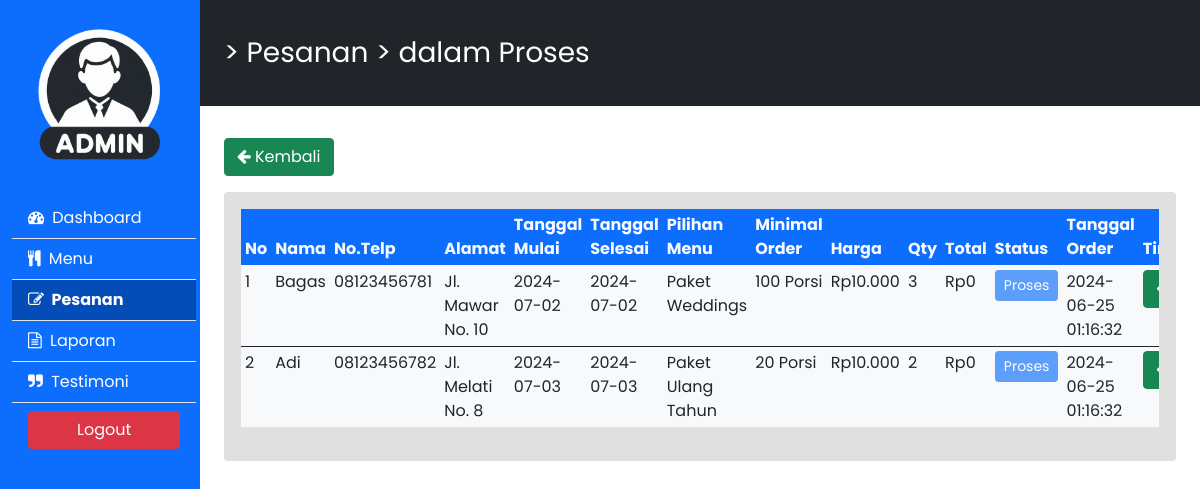
Screenshot of /admin/pesanan/onproses/index.php (signed in) with the database file from the repository.
### tables this page shows
CREATE TABLE `orders` (
  `order_id` int(11) NOT NULL,
  `name` varchar(100) NOT NULL,
  `phone_number` varchar(50) NOT NULL,
  `address` text NOT NULL,
  `start_date` date NOT NULL,
  `end_date` date NOT NULL,
  `menu_id` int(11) NOT NULL,
  `quantity` int(11) NOT NULL,
  `total_price` int(11) NOT NULL,
  `status` enum('Pending','Proses','Done') DEFAULT 'Pending',
  `created_at` timestamp NOT NULL DEFAULT current_timestamp()
);

CREATE TABLE `menu` (
  `id` int(11) NOT NULL,
  `title` varchar(255) NOT NULL,
  `min_order` int(11) NOT NULL,
  `unit` varchar(50) NOT NULL,
  `price` int(11) NOT NULL,
  `description` text NOT NULL,
  `detail` text NOT NULL,
  `image` varchar(255) DEFAULT NULL
);

### admin/pesanan/onproses/index.php (the view, shortened to what this page needs)
<?php
include_once("../../../proses/koneksi.php");
?>
<!DOCTYPE html>
<html lang="en">
<head>
    <link rel="stylesheet" href="../../../assets/style/bootstrap/css/bootstrap.min.css">
    <link rel="stylesheet" href="../../../assets/style/style.css">
    <link rel="stylesheet" href="../../../assets/style/cdn/css/font-awesome.min.css">
</head>
<body>
    <div class="container-fluid">
        <div class="row">
            <div class="col-md-2 d-md-block bg-primary sidebar">
                <div class="position-sticky">
                    <div class="mb-4 d-flex align-items-center justify-content-center">
                        <img src="../../../assets/img/icon_admin.png" alt="nav-logo" class="img-fluid d-none d-md-block"
                            style="width: 90%;">
                    </div>
                    <ul class="nav flex-column">
                        <li class="nav-item border-bottom">
                            <a href="../../../admin/" class="nav-link"><i class="fa fa-dashboard me-1"></i>
                                Dashboard</a>
                        </li>
                        <li class="nav-item border-bottom">
                            <a href="../../menu/" class="nav-link"><i class="fa fa-cutlery me-1"></i> Menu</a>
                        </li>
                        <li class="nav-item border-bottom">
                            <a href="../../pesanan/" class="nav-link active"><i class="fa fa-edit me-1"></i> Pesanan</a>
                        </li>
                        <li class="nav-item border-bottom">
                            <a href="../../laporan/" class="nav-link"><i class="fa fa-file-text-o me-1"></i> Laporan</a>
                        </li>
                        <li class="nav-item border-bottom">
                            <a href="../../testimoni/" class="nav-link"><i class="fa fa-quote-right me-1"></i>
                                Testimoni</a>
                        </li>
                        <li>
                            <form class="nav-link" onclick="return confirm('Apakah anda yakin ingin logout?')" action=""
                                method="POST">
                                <button name="btnlogout" class="btn btn-danger px-5"> Logout</button>
                            </form>
                        </li>
                    </ul>
                </div>
            </div>
            <main class="col-md-10 ms-sm-auto col-lg-10 px-md-4 main-content bg-dark sticky-lg-top">
                <span class="fs-3 text-white">> Pesanan > dalam Proses</span>
            </main>
            <div class="col-md-10 ms-sm-auto col-lg-10 px-md-4 main-content content-section">
                <a href="../../pesanan/" class="btn btn-success mb-3"><i class="fa fa-arrow-left"></i> Kembali</a>
                <div class="card">
                    <div class="card-body" style="background-color: #E0E0E0;">
                        <div class="table-responsive">
                            <table class="table table-sm table-hover bg-light">
                                <thead class="bg-primary text-light">
                                    <tr>
                                        <th scope="col">No</th>
                                        <th scope="col">Nama</th>
                                        <th scope="col">No.Telp</th>
                                        <th scope="col">Alamat</th>
                                        <th scope="col">Tanggal Mulai</th>
                                        <th scope="col">Tanggal Selesai</th>
                                        <th scope="col">Pilihan Menu</th>
                                        <th scope="col">Minimal Order</th>
                                        <th scope="col">Harga</th>
                                        <th scope="col">Qty</th>
                                        <th scope="col">Total</th>
                                        <th scope="col">Status</th>
                                        <th scope="col">Tanggal Order</th>
                                        <th scope="col">Tindakan</th>
                                    </tr>
                                </thead>
                                <?php
                                function formatRupiah($hargaMenu)
                                {
                                    return 'Rp' . number_format($hargaMenu, 0, ',', '.');
                                }
                                $no = 1;
                                $query = mysqli_query($conn, "SELECT * FROM orders INNER JOIN menu ON menu.id = orders.menu_id WHERE status='Proses' ORDER BY created_at ASC");
                                $row = mysqli_num_rows($query);
                                if ($row == null) {
                                ?>
                                <tbody class="table-group-divider">
                                    <tr>
                                        <td colspan="14">Tidak ada data</td>
                                    </tr>
                                </tbody>
                                <?php
                                } else {
                                    while ($data = mysqli_fetch_array($query)) {
                                    ?>
                                <tbody class="table-group-divider">
                                    <tr>
                                        <td><?= $no++ ?></td>
                                        <td><?= $data['name'] ?></td>
                                        <td><?= $data['phone_number'] ?></td>
                                        <td><?= $data['address'] ?></td>
                                        <td><?= $data['start_date'] ?></td>
                                        <td><?= $data['end_date'] ?></td>
                                        <td><?= $data['title'] ?></td>
                                        <td><?= $data['min_order'] ?> <?= $data['unit'] ?></td>
                                        <td><?= formatRupiah($data['price']) ?></td>
                                        <td><?= $data['quantity'] ?></td>
                                        <td>
                                            <?= formatRupiah($data['total_price']) ?></td>
                                        <td><button class="btn btn-primary text-white btn-sm"
                                                disabled><?= $data['status'] ?></button>
                                        </td>
                                        <td><?= $data['created_at'] ?></td>
                                        <td>
                                            <div class="d-flex gap-1">
                                                <form
                                                    onclick="return confirm('Konfirmasi telah selesai pada pesanan ini?')"
                                                    action="" method="POST">
                                                    <button type="submit" name="btnConfirm" class="btn btn-success"><i
                                                            class="fa fa-check"></i>
                                                    </button>
                                                </form>
                                            </div>
                                        </td>
                                    </tr>
                                </tbody>
                                <?php
                                    }
                                }
                                ?>
                            </table>
                        </div>
                    </div>
                </div>
            </div>
        </div>
    </div>
</body>
</html>

### assets/style/style.css (style rules this page uses)
body { font-family: 'Poppins', sans-serif; }
.sidebar { height: 100vh; position: fixed; top: 0; left: 0; z-index: 100; background-color: #0d6efd; padding-top: 1rem; overflow-y: auto; }
.sidebar .nav-link { color: white; }
.sidebar .nav-link.active { font-weight: bold; }
.nav-link.active { background-color: #044cb8; }
.main-content { margin-left: 16.666667%; padding: 2rem; }

### rows the page displays
orders: name "Bagas", phone_number "08123456781", address "Jl. Mawar No. 10", start_date "2024-07-02", end_date "2024-07-02", menu.title "Paket Weddings", menu.min_order "100", menu.unit "Porsi", menu.price "Rp10.000", quantity "3", total_price "Rp0", status "Proses", created_at "2024-06-25 01:16:32"
orders: name "Adi", phone_number "08123456782", address "Jl. Melati No. 8", start_date "2024-07-03", end_date "2024-07-03", menu.title "Paket Ulang Tahun", menu.min_order "20", menu.unit "Porsi", menu.price "Rp10.000", quantity "2", total_price "Rp0", status "Proses", created_at "2024-06-25 01:16:32"
